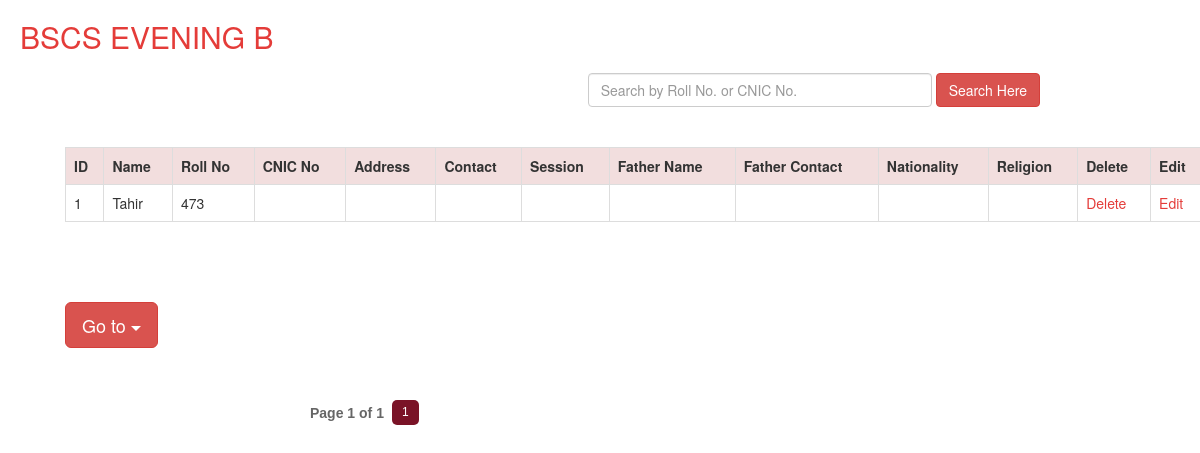
The page /cs_eve_b.php (signed in) on the database its author committed.
### tables this page shows
CREATE TABLE IF NOT EXISTS `cs_eve_b` (
`id` int(30) NOT NULL,
  `name` varchar(60) NOT NULL,
  `roll` varchar(60) NOT NULL,
  `cnic` varchar(60) NOT NULL,
  `address` varchar(60) NOT NULL,
  `cntct` varchar(60) NOT NULL,
  `session` varchar(60) NOT NULL,
  `fname` varchar(60) NOT NULL,
  `fcntct` varchar(60) NOT NULL,
  `nationality` varchar(60) NOT NULL,
  `religion` varchar(60) NOT NULL
);

### cs_eve_b.php (the view, shortened to what this page needs)
<?php
function pagination($total_num_results,$posts_per_page,$cur_page) {
  $no = $total_num_results / $posts_per_page;
  $no = ceil($no);
  $pages_html="";
  $start_page=$cur_page-2;
  $end_page=$cur_page+2;
  $start_diff=$cur_page-1;
  $end_diff=$no-$cur_page;
  if($end_diff < 2) {
    $start_page=$cur_page+$end_diff;
    $start_page=$start_page-4;
  }
  while($start_page < 1) { $start_page=$start_page+1; }
  if($start_diff < 2) {
    $end_page=$cur_page-$start_diff;
    $end_page=$end_page+4;
  }
  while($end_page > $no) { $end_page=$end_page-1; }
  $pages_html .= "<div id='pagination' >";
  $pages_html .= "<label class='disptext' >Page ".$cur_page." of ".$no."</label>";
  for($i=$start_page; $i<=$end_page; $i++) { $pages_html .= "<a href='?page=".$i."' id='page".$i."' > ".$i." </a>"; }
  $pages_html .= "<script type='text/javascript'>var d = document.getElementById('page".$cur_page."');
  d.className += ' selectedpage';</script>";
  $pages_html .= "</div>";
  return $pages_html;
}
?>
<!DOCTYPE html>
<html>
<head>
<link href="css/bootstrap.min.css" rel="stylesheet">
<link href="admin.css" rel="stylesheet" type="text/css" />
</head>
<body>
<div class="heading1"><h2>BSCS EVENING B</h2></div>
	<div class="search">
	<form class="form-inline" action="cs_eve_b.php" method="get">
	<div class="form-group">
    <input type="text" class="form-control" id="info" name="search" placeholder="Search by Roll No. or CNIC No." size="40">
  </div>
  <button type="submit" name="sub" class="btn btn-danger">Search Here</button>
</form></div>
		<div class="container">
		<div class="responsive-table">
	<table class="table table-bordered">
	  <tr class="danger">
	    <th>ID</th>
	    <th>Name</th>
	    <th>Roll No</th>
		<th>CNIC No</th>
	    <th>Address</th>
	    <th>Contact</th>
	    <th>Session</th>
	    <th>Father Name</th>
	    <th>Father Contact</th>
		<th>Nationality</th>
	     <th>Religion</th>
	    <th>Delete</th>
		<th>Edit</th>
      </tr>
	<tr>
	  <?php
$query ="select * from cs_eve_b";
$run = mysql_query($query);
while($row=mysql_fetch_array($run))
{
	$id = $row['id'];
	$name = $row[1];
	$roll = $row[2];
	$cnic = $row[3];
	$addr = $row[4];
	$cntct = $row[5];
	$session = $row[6];
	$fname = $row[7];
	$fcntct = $row[8];
	$nat = $row[9];
	$relig= $row[10];
?>
	    <td><?php echo $id; ?></td>
	    <td><?php echo $name; ?> </td>
	    <td><?php echo $roll; ?></td>
		<td><?php echo $cnic; ?></td>
	    <td><?php echo $addr; ?></td>
	    <td><?php echo $cntct; ?></td>
	    <td><?php echo $session; ?></td>
	    <td><?php echo $fname; ?></td>
	    <td><?php echo $fcntct; ?></td>
	    <td><?php echo $nat; ?></td>
	    <td><?php echo $relig; ?></td>
		<td><a href='del_cs_eve_a.php?del_cs_eve_b=<?php echo $id; ?>'><font color="#E43C39">Delete</font></a></td>
	    <td><a href='edit_cs_eve_b.php?edit_cs_eve_b=<?php echo $id; ?>'><font color="#E43C39">Edit</font></a></td>
      </tr>
  <?php }  ?>
</table>
</div>
</div>
		<div class="container">
		<div class="dropdown">
			 <button class="btn btn-danger btn-lg  dropdown-toggle" type="button" data-toggle="dropdown">
			 Go to <span class="caret"></span>
			 </button>
				</div>
				</div>
</body>
</html>
<?php
       $query=mysql_query("select * from cs_eve_b");
       $total_num_results = mysql_num_rows($query);
  $posts_per_page="15";
  $cur_page="1";
  $html=pagination($total_num_results,$posts_per_page,$cur_page);
  echo $html;
?>

### admin.css (style rules this page uses)
.container { margin:50px; padding-top:10px; }
.heading1 { color:#E43C39; margin:20px; }
.search { float:right; margin-right:160px; margin-bottom:40px; }
#pagination { width: 600px;margin: 0 auto; }
#pagination a { padding: 5px 10px; margin: 2px 3px 0px 3px; float: left; font-size: 12px; line-height: 15px; font-family: Arial, Helvetica, Sans-serif; color: #666; background-color:#eeeeee; text-decoration: none; border-radius: 5px; }
#pagination a.selectedpage, #pagination a:hover { background-color: #7A1327; color: #fff; }
#pagination .disptext { margin: 5px 5px 0 10px; float: left; color: #666; font-family: Muli, 'Lucida Sans Unicode', 'Lucida Grande', Verdana, Tahoma, Arial, sans-serif; }

### rows shown on the page
cs_eve_b: id "1", name "Tahir", roll "473"

### other values the page prints
$no "1"
